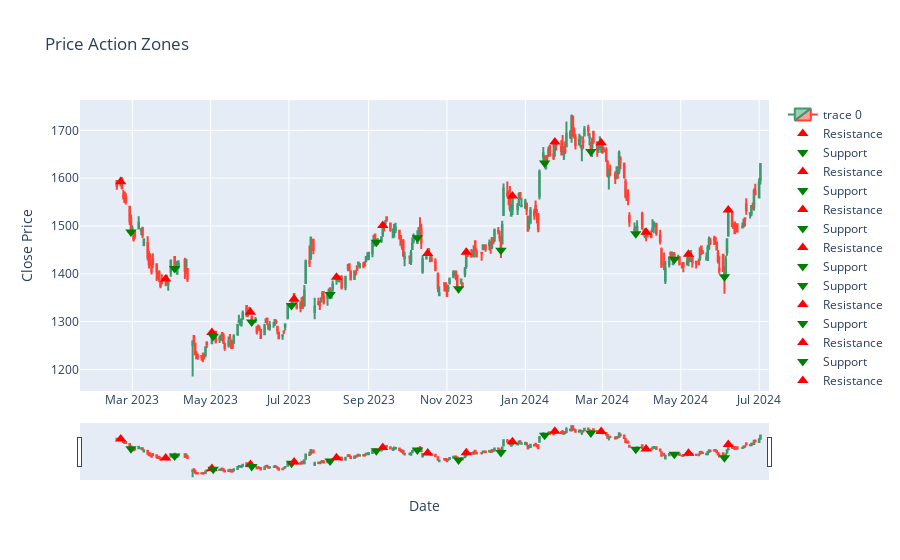

Source (notebook cell):
### Code cell
fig = go.Figure(data=[go.Candlestick(x=signals_df.index,
                                     open=signals_df['open'],
                                     high=signals_df['high'],
                                     low=signals_df['low'],
                                     close=signals_df['close'])])

# Add support and resistance points
for zone in price_action_zones:
    if zone[2] == 'resistance':
        fig.add_trace(go.Scatter(x=[zone[0]], y=[zone[1]], mode='markers', marker=dict(color='red', size=10, symbol='triangle-up'), name='Resistance'))
    elif zone[2] == 'support':
        fig.add_trace(go.Scatter(x=[zone[0]], y=[zone[1]], mode='markers', marker=dict(color='green', size=10, symbol='triangle-down'), name='Support'))

# Update layout
fig.update_layout(title='Price Action Zones', yaxis_title='Close Price', xaxis_title='Date')

fig.show()

### Figure 1 — Plotly figure (JSON) as saved in the notebook; plotly's stock layout.template omitted (floating-point values rounded to 4 significant figures; data arrays with more than 128 entries replaced by an {"elided": "..."} marker saying what was removed)
{"data": [{"close": {"elided": "334 float values"}, "high": {"elided": "334 float values"}, "low": {"elided": "334 float values"}, "open": {"elided": "334 float values"}, "type": "candlestick", "x": {"elided": "334 str values"}}, {"marker": {"color": "red", "size": 10, "symbol": "triangle-up"}, "mode": "markers", "name": "Resistance", "type": "scatter", "x": ["2023-02-20T00:00:00+05:30"], "y": [1592.0]}, {"marker": {"color": "green", "size": 10, "symbol": "triangle-down"}, "mode": "markers", "name": "Support", "type": "scatter", "x": ["2023-02-28T00:00:00+05:30"], "y": [1488.0]}, {"marker": {"color": "red", "size": 10, "symbol": "triangle-up"}, "mode": "markers", "name": "Resistance", "type": "scatter", "x": ["2023-03-27T00:00:00+05:30"], "y": [1389.0]}, {"marker": {"color": "green", "size": 10, "symbol": "triangle-down"}, "mode": "markers", "name": "Support", "type": "scatter", "x": ["2023-04-03T00:00:00+05:30"], "y": [1411.0]}, {"marker": {"color": "red", "size": 10, "symbol": "triangle-up"}, "mode": "markers", "name": "Resistance", "type": "scatter", "x": ["2023-05-02T00:00:00+05:30"], "y": [1277.0]}, {"marker": {"color": "green", "size": 10, "symbol": "triangle-down"}, "mode": "markers", "name": "Support", "type": "scatter", "x": ["2023-05-03T00:00:00+05:30"], "y": [1269.0]}, {"marker": {"color": "red", "size": 10, "symbol": "triangle-up"}, "mode": "markers", "name": "Resistance", "type": "scatter", "x": ["2023-06-01T00:00:00+05:30"], "y": [1320.0]}, {"marker": {"color": "green", "size": 10, "symbol": "triangle-down"}, "mode": "markers", "name": "Support", "type": "scatter", "x": ["2023-06-02T00:00:00+05:30"], "y": [1299]}, {"marker": {"color": "green", "size": 10, "symbol": "triangle-down"}, "mode": "markers", "name": "Support", "type": "scatter", "x": ["2023-07-03T00:00:00+05:30"], "y": [1334.0]}, {"marker": {"color": "red", "size": 10, "symbol": "triangle-up"}, "mode": "markers", "name": "Resistance", "type": "scatter", "x": ["2023-07-05T00:00:00+05:30"], "y": [1347.0]}, {"marker": {"color": "green", "size": 10, "symbol": "triangle-down"}, "mode": "markers", "name": "Support", "type": "scatter", "x": ["2023-08-02T00:00:00+05:30"], "y": [1357.0]}, {"marker": {"color": "red", "size": 10, "symbol": "triangle-up"}, "mode": "markers", "name": "Resistance", "type": "scatter", "x": ["2023-08-07T00:00:00+05:30"], "y": [1393]}, {"marker": {"color": "green", "size": 10, "symbol": "triangle-down"}, "mode": "markers", "name": "Support", "type": "scatter", "x": ["2023-09-07T00:00:00+05:30"], "y": [1466.0]}, {"marker": {"color": "red", "size": 10, "symbol": "triangle-up"}, "mode": "markers", "name": "Resistance", "type": "scatter", "x": ["2023-09-12T00:00:00+05:30"], "y": [1501.0]}, {"marker": {"color": "green", "size": 10, "symbol": "triangle-down"}, "mode": "markers", "name": "Support", "type": "scatter", "x": ["2023-10-09T00:00:00+05:30"], "y": [1475.0]}, {"marker": {"color": "red", "size": 10, "symbol": "triangle-up"}, "mode": "markers", "name": "Resistance", "type": "scatter", "x": ["2023-10-17T00:00:00+05:30"], "y": [1442.0]}, {"marker": {"color": "green", "size": 10, "symbol": "triangle-down"}, "mode": "markers", "name": "Support", "type": "scatter", "x": ["2023-11-10T00:00:00+05:30"], "y": [1369.0]}, {"marker": {"color": "red", "size": 10, "symbol": "triangle-up"}, "mode": "markers", "name": "Resistance", "type": "scatter", "x": ["2023-11-16T00:00:00+05:30"], "y": [1445.0]}, {"marker": {"color": "green", "size": 10, "symbol": "triangle-down"}, "mode": "markers", "name": "Support", "type": "scatter", "x": ["2023-12-13T00:00:00+05:30"], "y": [1449]}, {"marker": {"color": "red", "size": 10, "symbol": "triangle-up"}, "mode": "markers", "name": "Resistance", "type": "scatter", "x": ["2023-12-22T00:00:00+05:30"], "y": [1563.0]}, {"marker": {"color": "green", "size": 10, "symbol": "triangle-down"}, "mode": "markers", "name": "Support", "type": "scatter", "x": ["2024-01-16T00:00:00+05:30"], "y": [1632.0]}, {"marker": {"color": "red", "size": 10, "symbol": "triangle-up"}, "mode": "markers", "name": "Resistance", "type": "scatter", "x": ["2024-01-24T00:00:00+05:30"], "y": [1675.0]}, {"marker": {"color": "green", "size": 10, "symbol": "triangle-down"}, "mode": "markers", "name": "Support", "type": "scatter", "x": ["2024-02-21T00:00:00+05:30"], "y": [1656.0]}, {"marker": {"color": "red", "size": 10, "symbol": "triangle-up"}, "mode": "markers", "name": "Resistance", "type": "scatter", "x": ["2024-02-29T00:00:00+05:30"], "y": [1674.0]}, {"marker": {"color": "green", "size": 10, "symbol": "triangle-down"}, "mode": "markers", "name": "Support", "type": "scatter", "x": ["2024-03-27T00:00:00+05:30"], "y": [1484.0]}, {"marker": {"color": "red", "size": 10, "symbol": "triangle-up"}, "mode": "markers", "name": "Resistance", "type": "scatter", "x": ["2024-04-04T00:00:00+05:30"], "y": [1487.0]}, {"marker": {"color": "green", "size": 10, "symbol": "triangle-down"}, "mode": "markers", "name": "Support", "type": "scatter", "x": ["2024-04-26T00:00:00+05:30"], "y": [1430.0]}, {"marker": {"color": "red", "size": 10, "symbol": "triangle-up"}, "mode": "markers", "name": "Resistance", "type": "scatter", "x": ["2024-05-07T00:00:00+05:30"], "y": [1441.0]}, {"marker": {"color": "green", "size": 10, "symbol": "triangle-down"}, "mode": "markers", "name": "Support", "type": "scatter", "x": ["2024-06-04T00:00:00+05:30"], "y": [1394.0]}, {"marker": {"color": "red", "size": 10, "symbol": "triangle-up"}, "mode": "markers", "name": "Resistance", "type": "scatter", "x": ["2024-06-07T00:00:00+05:30"], "y": [1534.0]}], "layout": {"title": {"text": "Price Action Zones"}, "xaxis": {"title": {"text": "Date"}}, "yaxis": {"title": {"text": "Close Price"}}}}
